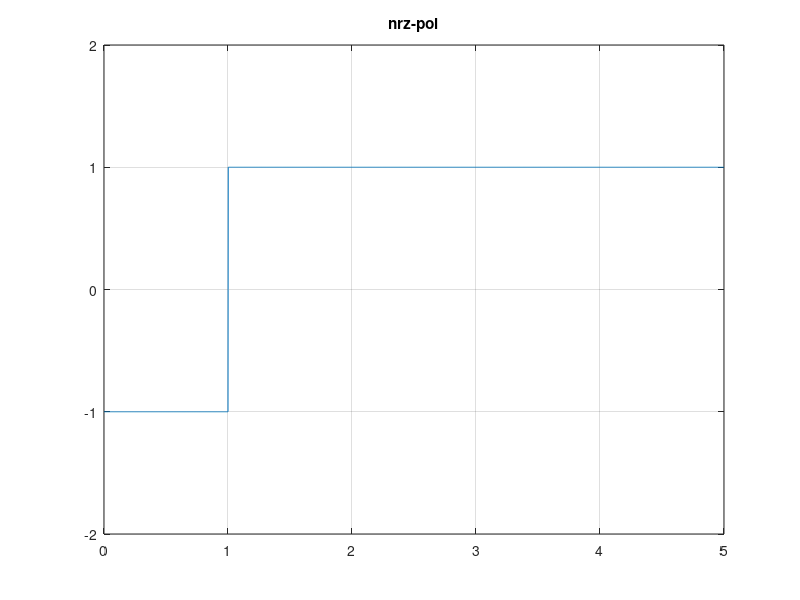

Recreate this plot in MATLAB.
clc
N=5;
m=randi([0 1],1,N);
i=1;
t=0:0.001:length(m);
for j=1:length(t)
    if m(i)==1
        mm(i)=1;
    else
        mm(i)=-1;
    end
        

    if t(j)<=i
       y(j)=mm(i);
        
    else
        y(j)=m(i);
        i=i+1;
      
    end
end
plot(t,y);
axis([0 N -2 2]);
grid on;
title('nrz-pol');